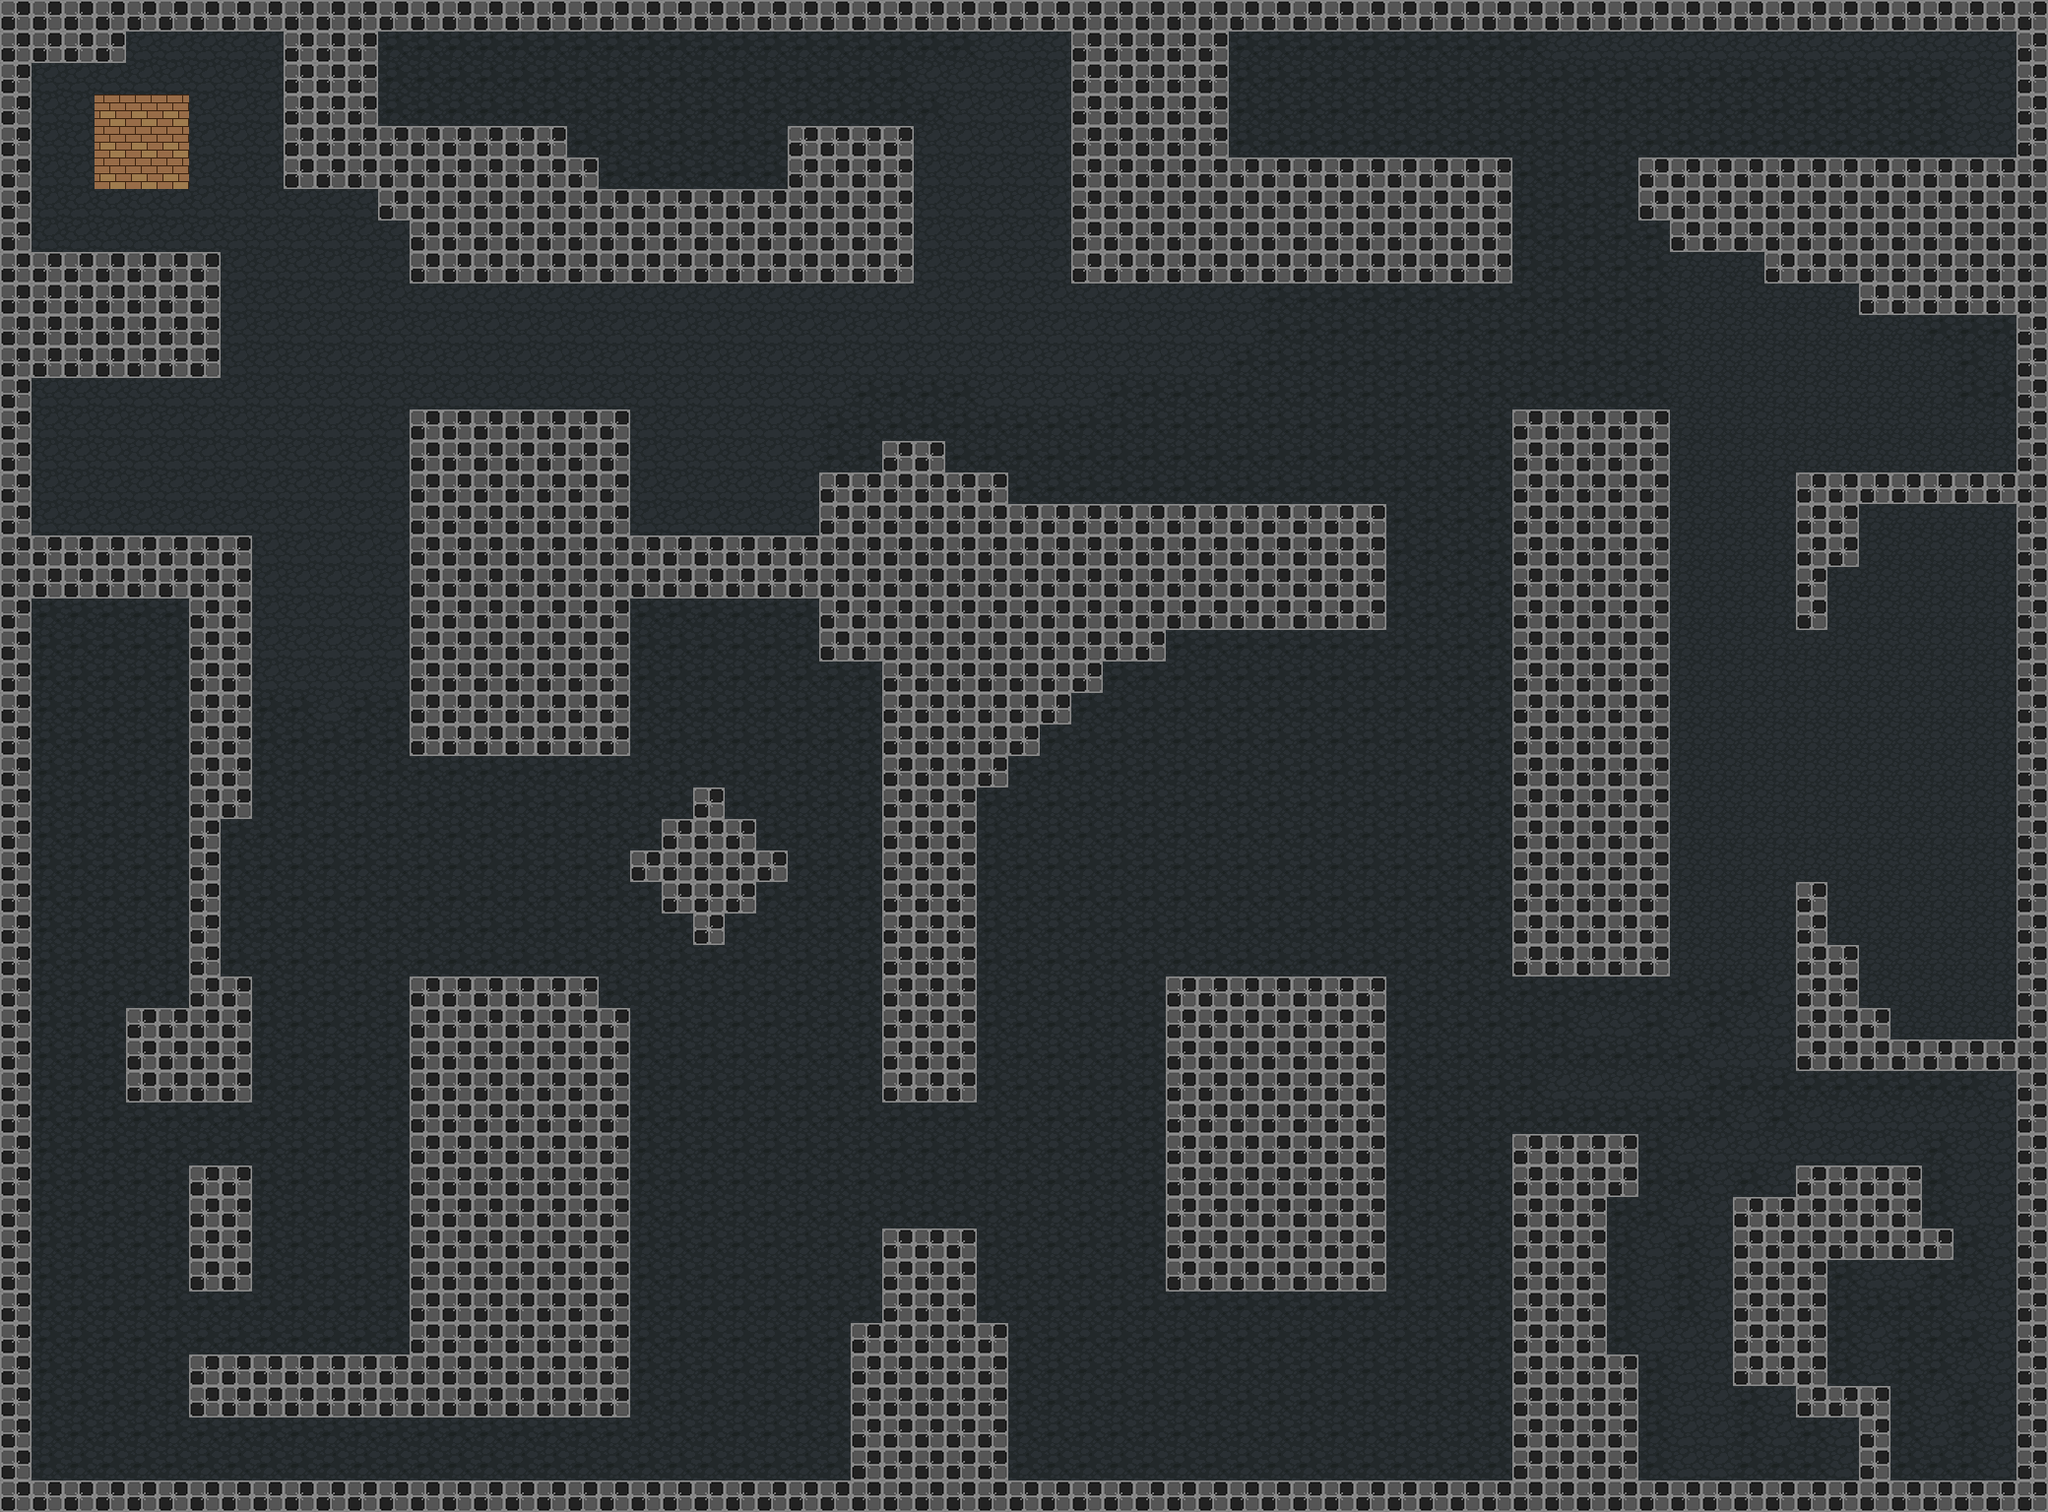

Rendered tile map (Tiled .tmx) drawn with the repository's tilesets; below, a short description and the map source with its tile grids summarised:
An orthogonal 65x48 tile map with 32x32 px tiles, 1 tile layer (Wall/Ground), 2 tilesets and 66 objects (65x wall, player).

<map version="1.5" tiledversion="1.5.0" orientation="orthogonal" renderorder="right-down" width="65" height="48" tilewidth="32" tileheight="32" infinite="0" nextlayerid="3" nextobjectid="119">
 <tileset firstgid="1" source="Main One.tsx" />
 <tileset firstgid="2" source="FLoor tiles.tsx" />
 <layer id="1" name="Wall/Ground" width="65" height="48">
  <data>[3120 cells, 3120 non-empty, 5 distinct tile ids]</data>
 </layer>
 <objectgroup id="2" name="Obstacles">
  <object id="1" name="wall" x="32" y="32" width="96" height="32" />
  <object id="2" name="player" x="128" y="128" width="32" height="32" />
  <object id="3" name="wall" x="288" y="32" width="96" height="160" />
  <object id="5" name="wall" x="0" y="0" width="2080" height="32" />
  <object id="6" name="wall" x="0" y="1504" width="2080" height="32" />
  <object id="9" name="wall" x="416" y="128" width="160" height="160" />
  <object id="10" name="wall" x="384" y="128" width="32" height="96" />
  <object id="11" name="wall" x="576" y="192" width="352" height="96" />
  <object id="14" name="wall" x="800" y="128" width="128" height="64" />
  <object id="15" name="wall" x="576" y="160" width="32" height="32" />
  <object id="18" name="wall" x="32" y="256" width="192" height="128" />
  <object id="19" name="wall" x="32" y="544" width="224" height="64" />
  <object id="20" name="wall" x="192" y="608" width="64" height="224" />
  <object id="21" name="wall" x="192" y="832" width="32" height="160" />
  <object id="22" name="wall" x="192" y="992" width="64" height="128" />
  <object id="23" name="wall" x="128" y="1024" width="64" height="96" />
  <object id="24" name="wall" x="192" y="1184" width="64" height="128" />
  <object id="25" name="wall" x="192" y="1376" width="448" height="64" />
  <object id="64" name="wall" x="1856" y="480" width="32" height="96" />
  <object id="69" name="wall" x="1664" y="160" width="32" height="64" />
  <object id="70" name="wall" x="1088" y="160" width="448" height="128" />
  <object id="72" name="wall" x="0" y="32" width="32" height="1472" />
  <object id="73" name="wall" x="2048" y="32" width="32" height="1472" />
  <object id="76" name="wall" x="416" y="416" width="224" height="352" />
  <object id="77" name="wall" x="832" y="480" width="192" height="192" />
  <object id="78" name="wall" x="896" y="672" width="128" height="128" />
  <object id="79" name="wall" x="1024" y="512" width="384" height="128" />
  <object id="80" name="wall" x="1024" y="640" width="64" height="64" />
  <object id="81" name="wall" x="1024" y="704" width="64" height="32" />
  <object id="82" name="wall" x="1088" y="640" width="32" height="64" />
  <object id="83" name="wall" x="1120" y="640" width="64" height="32" />
  <object id="84" name="wall" x="1024" y="736" width="32" height="32" />
  <object id="85" name="wall" x="896" y="448" width="64" height="32" />
  <object id="86" name="wall" x="640" y="544" width="192" height="64" />
  <object id="87" name="wall" x="416" y="1024" width="224" height="352" />
  <object id="88" name="wall" x="416" y="992" width="192" height="32" />
  <object id="89" name="wall" x="672" y="832" width="96" height="96" />
  <object id="90" name="wall" x="704" y="800" width="32" height="32" />
  <object id="91" name="wall" x="768" y="864" width="32" height="32" />
  <object id="92" name="wall" x="704" y="928" width="32" height="32" />
  <object id="93" name="wall" x="640" y="864" width="32" height="32" />
  <object id="94" name="wall" x="896" y="800" width="96" height="320" />
  <object id="95" name="wall" x="896" y="1248" width="96" height="256" />
  <object id="96" name="wall" x="864" y="1344" width="32" height="160" />
  <object id="97" name="wall" x="992" y="1344" width="32" height="160" />
  <object id="98" name="wall" x="1184" y="992" width="224" height="320" />
  <object id="99" name="wall" x="1536" y="416" width="160" height="576" />
  <object id="100" name="wall" x="1536" y="1152" width="96" height="352" />
  <object id="101" name="wall" x="1632" y="1376" width="32" height="128" />
  <object id="102" name="wall" x="1632" y="1152" width="32" height="64" />
  <object id="103" name="wall" x="1760" y="1216" width="96" height="192" />
  <object id="104" name="wall" x="1856" y="1184" width="96" height="96" />
  <object id="105" name="wall" x="1824" y="1184" width="32" height="32" />
  <object id="106" name="wall" x="1952" y="1248" width="32" height="32" />
  <object id="107" name="wall" x="1824" y="960" width="64" height="128" />
  <object id="108" name="wall" x="1824" y="896" width="32" height="64" />
  <object id="109" name="wall" x="1888" y="1056" width="160" height="32" />
  <object id="110" name="wall" x="1888" y="1024" width="32" height="32" />
  <object id="111" name="wall" x="1824" y="480" width="32" height="160" />
  <object id="112" name="wall" x="1888" y="480" width="160" height="32" />
  <object id="113" name="wall" x="1696" y="160" width="352" height="96" />
  <object id="114" name="wall" x="1792" y="256" width="256" height="32" />
  <object id="115" name="wall" x="1888" y="288" width="160" height="32" />
  <object id="116" name="wall" x="1888" y="1408" width="32" height="96" />
  <object id="117" name="wall" x="1824" y="1408" width="64" height="32" />
  <object id="118" name="wall" x="1088" y="32" width="160" height="128" />
 </objectgroup>
</map>
